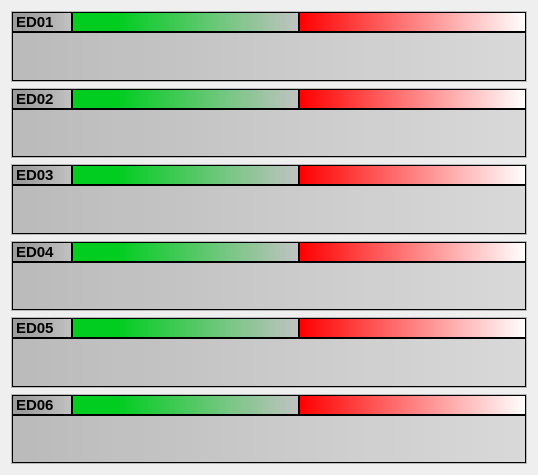
         <widget class="QWidget" name="scrollAreaWidgetContents">
          <property name="geometry">
           <rect>
            <x>0</x>
            <y>0</y>
            <width>538</width>
            <height>475</height>
           </rect>
          </property>
          <layout class="QGridLayout" name="gridLayout">
           <item row="0" column="0" colspan="2">
            <widget class="QFrame" name="ed01b">
             <property name="styleSheet">
              <string notr="true"/>
             </property>
             <property name="frameShape">
              <enum>QFrame::StyledPanel</enum>
             </property>
             <property name="frameShadow">
              <enum>QFrame::Raised</enum>
             </property>
             <layout class="QGridLayout" name="gridLayout_15">
              <property name="margin">
               <number>0</number>
              </property>
              <property name="spacing">
               <number>0</number>
              </property>
              <item row="0" column="0">
               <widget class="QLabel" name="label_34">
                <property name="minimumSize">
                 <size>
                  <width>60</width>
                  <height>20</height>
                 </size>
                </property>
                <property name="maximumSize">
                 <size>
                  <width>60</width>
                  <height>20</height>
                 </size>
                </property>
                <property name="styleSheet">
                 <string notr="true">background-color: qlineargradient(spread:pad, x1:0, y1:0, x2:1, y2:0, stop:0.2 rgba(157, 157, 157, 255), stop:1 rgba(188, 188, 188, 222)); color:black;</string>
                </property>
                <property name="frameShape">
                 <enum>QFrame::StyledPanel</enum>
                </property>
                <property name="frameShadow">
                 <enum>QFrame::Raised</enum>
                </property>
                <property name="text">
                 <string>&lt;!DOCTYPE HTML PUBLIC &quot;-//W3C//DTD HTML 4.0//EN&quot; &quot;http://www.w3.org/TR/REC-html40/strict.dtd&quot;&gt;
&lt;html&gt;&lt;head&gt;&lt;meta name=&quot;qrichtext&quot; content=&quot;1&quot; /&gt;&lt;style type=&quot;text/css&quot;&gt;
p, li { white-space: pre-wrap; }
&lt;/style&gt;&lt;/head&gt;&lt;body style=&quot; font-family:'Sans Serif'; font-size:9pt; font-weight:400; font-style:normal;&quot;&gt;
&lt;table border=&quot;0&quot; style=&quot;-qt-table-type: root; margin-top:4px; margin-bottom:4px; margin-left:4px; margin-right:4px;&quot;&gt;
&lt;tr&gt;
&lt;td style=&quot;border: none;&quot;&gt;
&lt;p style=&quot; margin-top:0px; margin-bottom:0px; margin-left:0px; margin-right:0px; -qt-block-indent:0; text-indent:0px;&quot;&gt;&lt;span style=&quot; font-size:11pt; font-weight:600;&quot;&gt;ED01&lt;/span&gt;&lt;/p&gt;&lt;/td&gt;&lt;/tr&gt;&lt;/table&gt;&lt;/body&gt;&lt;/html&gt;</string>
                </property>
               </widget>
              </item>
              <item row="0" column="1">
               <widget class="QLabel" name="ED_01">
                <property name="minimumSize">
                 <size>
                  <width>0</width>
                  <height>20</height>
                 </size>
                </property>
                <property name="maximumSize">
                 <size>
                  <width>16777215</width>
                  <height>20</height>
                 </size>
                </property>
                <property name="styleSheet">
                 <string notr="true">background-color: qlineargradient(spread:pad, x1:0, y1:0, x2:1, y2:0, stop:0.2 rgba(0, 205, 32, 255), stop:1 rgba(188, 188, 188, 222));font-weight: bold; color:black;</string>
                </property>
                <property name="frameShape">
                 <enum>QFrame::StyledPanel</enum>
                </property>
                <property name="frameShadow">
                 <enum>QFrame::Raised</enum>
                </property>
                <property name="text">
                 <string/>
                </property>
               </widget>
              </item>
              <item row="1" column="0" colspan="3">
               <widget class="QLabel" name="ed1tub">
                <property name="styleSheet">
                 <string notr="true">background-color: qlineargradient(spread:pad, x1:0, y1:0, x2:1, y2:0, stop:0 rgba(186, 186, 186, 255), stop:1 rgba(214, 214, 214, 222));color:black;</string>
                </property>
                <property name="frameShape">
                 <enum>QFrame::StyledPanel</enum>
                </property>
                <property name="frameShadow">
                 <enum>QFrame::Raised</enum>
                </property>
                <property name="text">
                 <string/>
                </property>
               </widget>
              </item>
              <item row="0" column="2">
               <widget class="QLabel" name="ED_01x">
                <property name="minimumSize">
                 <size>
                  <width>0</width>
                  <height>20</height>
                 </size>
                </property>
                <property name="maximumSize">
                 <size>
                  <width>16777215</width>
                  <height>20</height>
                 </size>
                </property>
                <property name="styleSheet">
                 <string notr="true">font-weight: bold; color:black;
background-color: qlineargradient(spread:pad, x1:0, y1:0, x2:1, y2:0, stop:0 rgba(255, 0, 0, 255), stop:1 rgba(255, 255, 255, 255));</string>
                </property>
                <property name="frameShape">
                 <enum>QFrame::StyledPanel</enum>
                </property>
                <property name="frameShadow">
                 <enum>QFrame::Raised</enum>
                </property>
                <property name="text">
                 <string/>
                </property>
               </widget>
              </item>
             </layout>
            </widget>
           </item>
           <item row="1" column="0" colspan="2">
            <widget class="QFrame" name="ed02b">
             <property name="frameShape">
              <enum>QFrame::StyledPanel</enum>
             </property>
             <property name="frameShadow">
              <enum>QFrame::Raised</enum>
             </property>
             <layout class="QGridLayout" name="gridLayout_38">
              <property name="margin">
               <number>0</number>
              </property>
              <property name="spacing">
               <number>0</number>
              </property>
              <item row="0" column="0">
               <widget class="QLabel" name="label_40">
                <property name="minimumSize">
                 <size>
                  <width>60</width>
                  <height>20</height>
                 </size>
                </property>
                <property name="maximumSize">
                 <size>
                  <width>60</width>
                  <height>20</height>
                 </size>
                </property>
                <property name="styleSheet">
                 <string notr="true">background-color: qlineargradient(spread:pad, x1:0, y1:0, x2:1, y2:0, stop:0.2 rgba(157, 157, 157, 255), stop:1 rgba(188, 188, 188, 222)); color:black;</string>
                </property>
                <property name="frameShape">
                 <enum>QFrame::StyledPanel</enum>
                </property>
                <property name="frameShadow">
                 <enum>QFrame::Raised</enum>
                </property>
                <property name="text">
                 <string>&lt;!DOCTYPE HTML PUBLIC &quot;-//W3C//DTD HTML 4.0//EN&quot; &quot;http://www.w3.org/TR/REC-html40/strict.dtd&quot;&gt;
&lt;html&gt;&lt;head&gt;&lt;meta name=&quot;qrichtext&quot; content=&quot;1&quot; /&gt;&lt;style type=&quot;text/css&quot;&gt;
p, li { white-space: pre-wrap; }
&lt;/style&gt;&lt;/head&gt;&lt;body style=&quot; font-family:'Sans Serif'; font-size:9pt; font-weight:400; font-style:normal;&quot;&gt;
&lt;table style=&quot;-qt-table-type: root; margin-top:4px; margin-bottom:4px; margin-left:4px; margin-right:4px;&quot;&gt;
&lt;tr&gt;
&lt;td style=&quot;border: none;&quot;&gt;
&lt;p style=&quot; margin-top:0px; margin-bottom:0px; margin-left:0px; margin-right:0px; -qt-block-indent:0; text-indent:0px;&quot;&gt;&lt;span style=&quot; font-size:11pt; font-weight:600;&quot;&gt;ED02&lt;/span&gt;&lt;/p&gt;&lt;/td&gt;&lt;/tr&gt;&lt;/table&gt;&lt;/body&gt;&lt;/html&gt;</string>
                </property>
               </widget>
              </item>
              <item row="0" column="1">
               <widget class="QLabel" name="ED_02">
                <property name="minimumSize">
                 <size>
                  <width>0</width>
                  <height>20</height>
                 </size>
                </property>
                <property name="maximumSize">
                 <size>
                  <width>16777215</width>
                  <height>20</height>
                 </size>
                </property>
                <property name="styleSheet">
                 <string notr="true">background-color: qlineargradient(spread:pad, x1:0, y1:0, x2:1, y2:0, stop:0.2 rgba(0, 205, 32, 255), stop:1 rgba(188, 188, 188, 222));font-weight: bold; color:black;</string>
                </property>
                <property name="frameShape">
                 <enum>QFrame::StyledPanel</enum>
                </property>
                <property name="frameShadow">
                 <enum>QFrame::Raised</enum>
                </property>
                <property name="text">
                 <string/>
                </property>
               </widget>
              </item>
              <item row="1" column="0" colspan="3">
               <widget class="QLabel" name="ed2tub">
                <property name="styleSheet">
                 <string notr="true">background-color: qlineargradient(spread:pad, x1:0, y1:0, x2:1, y2:0, stop:0 rgba(186, 186, 186, 255), stop:1 rgba(214, 214, 214, 222));color:black;</string>
                </property>
                <property name="frameShape">
                 <enum>QFrame::StyledPanel</enum>
                </property>
                <property name="frameShadow">
                 <enum>QFrame::Raised</enum>
                </property>
                <property name="text">
                 <string/>
                </property>
               </widget>
              </item>
              <item row="0" column="2">
               <widget class="QLabel" name="ED_02x">
                <property name="minimumSize">
                 <size>
                  <width>0</width>
                  <height>20</height>
                 </size>
                </property>
                <property name="maximumSize">
                 <size>
                  <width>16777215</width>
                  <height>20</height>
                 </size>
                </property>
                <property name="styleSheet">
                 <string notr="true">font-weight: bold; color:black;
background-color: qlineargradient(spread:pad, x1:0, y1:0, x2:1, y2:0, stop:0 rgba(255, 0, 0, 255), stop:1 rgba(255, 255, 255, 255));</string>
                </property>
                <property name="frameShape">
                 <enum>QFrame::StyledPanel</enum>
                </property>
                <property name="frameShadow">
                 <enum>QFrame::Raised</enum>
                </property>
                <property name="text">
                 <string/>
                </property>
               </widget>
              </item>
             </layout>
            </widget>
           </item>
           <item row="2" column="0" colspan="2">
            <widget class="QFrame" name="ed03b">
             <property name="frameShape">
              <enum>QFrame::StyledPanel</enum>
             </property>
             <property name="frameShadow">
              <enum>QFrame::Raised</enum>
             </property>
             <layout class="QGridLayout" name="gridLayout_39">
              <property name="margin">
               <number>0</number>
              </property>
              <property name="spacing">
               <number>0</number>
              </property>
              <item row="0" column="0">
               <widget class="QLabel" name="label_35">
                <property name="minimumSize">
                 <size>
                  <width>60</width>
                  <height>20</height>
                 </size>
                </property>
                <property name="maximumSize">
                 <size>
                  <width>60</width>
                  <height>20</height>
                 </size>
                </property>
                <property name="styleSheet">
                 <string notr="true">background-color: qlineargradient(spread:pad, x1:0, y1:0, x2:1, y2:0, stop:0.2 rgba(157, 157, 157, 255), stop:1 rgba(188, 188, 188, 222)); color:black;</string>
                </property>
                <property name="frameShape">
                 <enum>QFrame::StyledPanel</enum>
                </property>
                <property name="frameShadow">
                 <enum>QFrame::Raised</enum>
                </property>
                <property name="text">
                 <string>&lt;!DOCTYPE HTML PUBLIC &quot;-//W3C//DTD HTML 4.0//EN&quot; &quot;http://www.w3.org/TR/REC-html40/strict.dtd&quot;&gt;
&lt;html&gt;&lt;head&gt;&lt;meta name=&quot;qrichtext&quot; content=&quot;1&quot; /&gt;&lt;style type=&quot;text/css&quot;&gt;
p, li { white-space: pre-wrap; }
&lt;/style&gt;&lt;/head&gt;&lt;body style=&quot; font-family:'Sans Serif'; font-size:9pt; font-weight:400; font-style:normal;&quot;&gt;
&lt;table style=&quot;-qt-table-type: root; margin-top:4px; margin-bottom:4px; margin-left:4px; margin-right:4px;&quot;&gt;
&lt;tr&gt;
&lt;td style=&quot;border: none;&quot;&gt;
&lt;p style=&quot; margin-top:0px; margin-bottom:0px; margin-left:0px; margin-right:0px; -qt-block-indent:0; text-indent:0px;&quot;&gt;&lt;span style=&quot; font-size:11pt; font-weight:600;&quot;&gt;ED03&lt;/span&gt;&lt;/p&gt;&lt;/td&gt;&lt;/tr&gt;&lt;/table&gt;&lt;/body&gt;&lt;/html&gt;</string>
                </property>
               </widget>
              </item>
              <item row="0" column="1">
               <widget class="QLabel" name="ED_03">
                <property name="minimumSize">
                 <size>
                  <width>0</width>
                  <height>20</height>
                 </size>
                </property>
                <property name="maximumSize">
                 <size>
                  <width>16777215</width>
                  <height>20</height>
                 </size>
                </property>
                <property name="styleSheet">
                 <string notr="true">background-color: qlineargradient(spread:pad, x1:0, y1:0, x2:1, y2:0, stop:0.2 rgba(0, 205, 32, 255), stop:1 rgba(188, 188, 188, 222));font-weight: bold; color:black;</string>
                </property>
                <property name="frameShape">
                 <enum>QFrame::StyledPanel</enum>
                </property>
                <property name="frameShadow">
                 <enum>QFrame::Raised</enum>
                </property>
                <property name="text">
                 <string/>
                </property>
               </widget>
              </item>
              <item row="1" column="0" colspan="3">
               <widget class="QLabel" name="ed3tub">
                <property name="styleSheet">
                 <string notr="true">background-color: qlineargradient(spread:pad, x1:0, y1:0, x2:1, y2:0, stop:0 rgba(186, 186, 186, 255), stop:1 rgba(214, 214, 214, 222));color:black;</string>
                </property>
                <property name="frameShape">
                 <enum>QFrame::StyledPanel</enum>
                </property>
                <property name="frameShadow">
                 <enum>QFrame::Raised</enum>
                </property>
                <property name="text">
                 <string/>
                </property>
               </widget>
              </item>
              <item row="0" column="2">
               <widget class="QLabel" name="ED_03x">
                <property name="minimumSize">
                 <size>
                  <width>0</width>
                  <height>20</height>
                 </size>
                </property>
                <property name="maximumSize">
                 <size>
                  <width>16777215</width>
                  <height>20</height>
                 </size>
                </property>
                <property name="styleSheet">
                 <string notr="true">font-weight: bold; color:black;
background-color: qlineargradient(spread:pad, x1:0, y1:0, x2:1, y2:0, stop:0 rgba(255, 0, 0, 255), stop:1 rgba(255, 255, 255, 255));</string>
                </property>
                <property name="frameShape">
                 <enum>QFrame::StyledPanel</enum>
                </property>
                <property name="frameShadow">
                 <enum>QFrame::Raised</enum>
                </property>
                <property name="text">
                 <string/>
                </property>
               </widget>
              </item>
             </layout>
            </widget>
           </item>
           <item row="3" column="0" colspan="2">
            <widget class="QFrame" name="ed04b">
             <property name="frameShape">
              <enum>QFrame::StyledPanel</enum>
             </property>
             <property name="frameShadow">
              <enum>QFrame::Raised</enum>
             </property>
             <layout class="QGridLayout" name="gridLayout_40">
              <property name="margin">
               <number>0</number>
              </property>
              <property name="spacing">
               <number>0</number>
              </property>
              <item row="0" column="0">
               <widget class="QLabel" name="label_51">
                <property name="minimumSize">
                 <size>
                  <width>60</width>
                  <height>20</height>
                 </size>
                </property>
                <property name="maximumSize">
                 <size>
                  <width>60</width>
                  <height>20</height>
                 </size>
                </property>
                <property name="styleSheet">
                 <string notr="true">background-color: qlineargradient(spread:pad, x1:0, y1:0, x2:1, y2:0, stop:0.2 rgba(157, 157, 157, 255), stop:1 rgba(188, 188, 188, 222)); color:black;</string>
                </property>
                <property name="frameShape">
                 <enum>QFrame::StyledPanel</enum>
                </property>
                <property name="frameShadow">
                 <enum>QFrame::Raised</enum>
                </property>
                <property name="text">
                 <string>&lt;!DOCTYPE HTML PUBLIC &quot;-//W3C//DTD HTML 4.0//EN&quot; &quot;http://www.w3.org/TR/REC-html40/strict.dtd&quot;&gt;
&lt;html&gt;&lt;head&gt;&lt;meta name=&quot;qrichtext&quot; content=&quot;1&quot; /&gt;&lt;style type=&quot;text/css&quot;&gt;
p, li { white-space: pre-wrap; }
&lt;/style&gt;&lt;/head&gt;&lt;body style=&quot; font-family:'Sans Serif'; font-size:9pt; font-weight:400; font-style:normal;&quot;&gt;
&lt;table style=&quot;-qt-table-type: root; margin-top:4px; margin-bottom:4px; margin-left:4px; margin-right:4px;&quot;&gt;
&lt;tr&gt;
&lt;td style=&quot;border: none;&quot;&gt;
&lt;p style=&quot; margin-top:0px; margin-bottom:0px; margin-left:0px; margin-right:0px; -qt-block-indent:0; text-indent:0px;&quot;&gt;&lt;span style=&quot; font-size:11pt; font-weight:600;&quot;&gt;ED04&lt;/span&gt;&lt;/p&gt;&lt;/td&gt;&lt;/tr&gt;&lt;/table&gt;&lt;/body&gt;&lt;/html&gt;</string>
                </property>
               </widget>
              </item>
              <item row="0" column="1">
               <widget class="QLabel" name="ED_04">
                <property name="minimumSize">
                 <size>
                  <width>0</width>
                  <height>20</height>
                 </size>
                </property>
                <property name="maximumSize">
                 <size>
                  <width>16777215</width>
                  <height>20</height>
                 </size>
                </property>
                <property name="styleSheet">
                 <string notr="true">background-color: qlineargradient(spread:pad, x1:0, y1:0, x2:1, y2:0, stop:0.2 rgba(0, 205, 32, 255), stop:1 rgba(188, 188, 188, 222));font-weight: bold; color:black;</string>
                </property>
                <property name="frameShape">
                 <enum>QFrame::StyledPanel</enum>
                </property>
                <property name="frameShadow">
                 <enum>QFrame::Raised</enum>
                </property>
                <property name="text">
                 <string/>
                </property>
               </widget>
              </item>
              <item row="1" column="0" colspan="3">
               <widget class="QLabel" name="ed4tub">
                <property name="styleSheet">
                 <string notr="true">background-color: qlineargradient(spread:pad, x1:0, y1:0, x2:1, y2:0, stop:0 rgba(186, 186, 186, 255), stop:1 rgba(214, 214, 214, 222));color:black;</string>
                </property>
                <property name="frameShape">
                 <enum>QFrame::StyledPanel</enum>
                </property>
                <property name="frameShadow">
                 <enum>QFrame::Raised</enum>
                </property>
                <property name="text">
                 <string/>
                </property>
               </widget>
              </item>
              <item row="0" column="2">
               <widget class="QLabel" name="ED_04x">
                <property name="minimumSize">
                 <size>
                  <width>0</width>
                  <height>20</height>
                 </size>
                </property>
                <property name="maximumSize">
                 <size>
                  <width>16777215</width>
                  <height>20</height>
                 </size>
                </property>
                <property name="styleSheet">
                 <string notr="true">font-weight: bold; color:black;
background-color: qlineargradient(spread:pad, x1:0, y1:0, x2:1, y2:0, stop:0 rgba(255, 0, 0, 255), stop:1 rgba(255, 255, 255, 255));</string>
                </property>
                <property name="frameShape">
                 <enum>QFrame::StyledPanel</enum>
                </property>
                <property name="frameShadow">
                 <enum>QFrame::Raised</enum>
                </property>
                <property name="text">
                 <string/>
                </property>
               </widget>
              </item>
             </layout>
            </widget>
           </item>
           <item row="4" column="0" colspan="2">
            <widget class="QFrame" name="ed05b">
             <property name="frameShape">
              <enum>QFrame::StyledPanel</enum>
             </property>
             <property name="frameShadow">
              <enum>QFrame::Raised</enum>
             </property>
             <layout class="QGridLayout" name="gridLayout_41">
              <property name="margin">
               <number>0</number>
              </property>
              <property name="spacing">
               <number>0</number>
              </property>
              <item row="0" column="0">
               <widget class="QLabel" name="label_54">
                <property name="minimumSize">
                 <size>
                  <width>60</width>
                  <height>20</height>
                 </size>
                </property>
                <property name="maximumSize">
                 <size>
                  <width>60</width>
                  <height>20</height>
                 </size>
                </property>
                <property name="styleSheet">
                 <string notr="true">background-color: qlineargradient(spread:pad, x1:0, y1:0, x2:1, y2:0, stop:0.2 rgba(157, 157, 157, 255), stop:1 rgba(188, 188, 188, 222)); color:black;</string>
                </property>
                <property name="frameShape">
                 <enum>QFrame::StyledPanel</enum>
                </property>
                <property name="frameShadow">
                 <enum>QFrame::Raised</enum>
                </property>
                <property name="text">
                 <string>&lt;!DOCTYPE HTML PUBLIC &quot;-//W3C//DTD HTML 4.0//EN&quot; &quot;http://www.w3.org/TR/REC-html40/strict.dtd&quot;&gt;
&lt;html&gt;&lt;head&gt;&lt;meta name=&quot;qrichtext&quot; content=&quot;1&quot; /&gt;&lt;style type=&quot;text/css&quot;&gt;
p, li { white-space: pre-wrap; }
&lt;/style&gt;&lt;/head&gt;&lt;body style=&quot; font-family:'Sans Serif'; font-size:9pt; font-weight:400; font-style:normal;&quot;&gt;
&lt;table border=&quot;0&quot; style=&quot;-qt-table-type: root; margin-top:4px; margin-bottom:4px; margin-left:4px; margin-right:4px;&quot;&gt;
&lt;tr&gt;
&lt;td style=&quot;border: none;&quot;&gt;
&lt;p style=&quot; margin-top:0px; margin-bottom:0px; margin-left:0px; margin-right:0px; -qt-block-indent:0; text-indent:0px;&quot;&gt;&lt;span style=&quot; font-size:11pt; font-weight:600;&quot;&gt;ED05&lt;/span&gt;&lt;/p&gt;&lt;/td&gt;&lt;/tr&gt;&lt;/table&gt;&lt;/body&gt;&lt;/html&gt;</string>
                </property>
               </widget>
              </item>
              <item row="0" column="1">
               <widget class="QLabel" name="ED_05">
                <property name="minimumSize">
                 <size>
                  <width>0</width>
                  <height>20</height>
                 </size>
                </property>
                <property name="maximumSize">
                 <size>
                  <width>16777215</width>
                  <height>20</height>
                 </size>
                </property>
                <property name="styleSheet">
                 <string notr="true">background-color: qlineargradient(spread:pad, x1:0, y1:0, x2:1, y2:0, stop:0.2 rgba(0, 205, 32, 255), stop:1 rgba(188, 188, 188, 222));font-weight: bold; color:black;</string>
                </property>
                <property name="frameShape">
                 <enum>QFrame::StyledPanel</enum>
                </property>
                <property name="frameShadow">
                 <enum>QFrame::Raised</enum>
                </property>
                <property name="text">
                 <string/>
                </property>
               </widget>
              </item>
              <item row="1" column="0" colspan="3">
               <widget class="QLabel" name="ed5tub">
                <property name="styleSheet">
                 <string notr="true">background-color: qlineargradient(spread:pad, x1:0, y1:0, x2:1, y2:0, stop:0 rgba(186, 186, 186, 255), stop:1 rgba(214, 214, 214, 222));color:black;</string>
                </property>
                <property name="frameShape">
                 <enum>QFrame::StyledPanel</enum>
                </property>
                <property name="frameShadow">
                 <enum>QFrame::Raised</enum>
                </property>
                <property name="text">
                 <string/>
                </property>
               </widget>
              </item>
              <item row="0" column="2">
               <widget class="QLabel" name="ED_05x">
                <property name="minimumSize">
                 <size>
                  <width>0</width>
                  <height>20</height>
                 </size>
                </property>
                <property name="maximumSize">
                 <size>
                  <width>16777215</width>
                  <height>20</height>
                 </size>
                </property>
                <property name="styleSheet">
                 <string notr="true">font-weight: bold; color:black;
background-color: qlineargradient(spread:pad, x1:0, y1:0, x2:1, y2:0, stop:0 rgba(255, 0, 0, 255), stop:1 rgba(255, 255, 255, 255));</string>
                </property>
                <property name="frameShape">
                 <enum>QFrame::StyledPanel</enum>
                </property>
                <property name="frameShadow">
                 <enum>QFrame::Raised</enum>
                </property>
                <property name="text">
                 <string/>
                </property>
               </widget>
              </item>
             </layout>
            </widget>
           </item>
           <item row="5" column="0" colspan="2">
            <widget class="QFrame" name="ed06b">
             <property name="frameShape">
              <enum>QFrame::StyledPanel</enum>
             </property>
             <property name="frameShadow">
              <enum>QFrame::Raised</enum>
             </property>
             <layout class="QGridLayout" name="gridLayout_42">
              <property name="margin">
               <number>0</number>
              </property>
              <property name="spacing">
               <number>0</number>
              </property>
              <item row="0" column="0">
               <widget class="QLabel" name="label_50">
                <property name="minimumSize">
                 <size>
                  <width>60</width>
                  <height>20</height>
                 </size>
                </property>
                <property name="maximumSize">
                 <size>
                  <width>60</width>
                  <height>20</height>
                 </size>
                </property>
                <property name="styleSheet">
                 <string notr="true">background-color: qlineargradient(spread:pad, x1:0, y1:0, x2:1, y2:0, stop:0.2 rgba(157, 157, 157, 255), stop:1 rgba(188, 188, 188, 222)); color:black;</string>
                </property>
                <property name="frameShape">
                 <enum>QFrame::StyledPanel</enum>
                </property>
                <property name="frameShadow">
                 <enum>QFrame::Raised</enum>
                </property>
                <property name="text">
                 <string>&lt;!DOCTYPE HTML PUBLIC &quot;-//W3C//DTD HTML 4.0//EN&quot; &quot;http://www.w3.org/TR/REC-html40/strict.dtd&quot;&gt;
&lt;html&gt;&lt;head&gt;&lt;meta name=&quot;qrichtext&quot; content=&quot;1&quot; /&gt;&lt;style type=&quot;text/css&quot;&gt;
p, li { white-space: pre-wrap; }
&lt;/style&gt;&lt;/head&gt;&lt;body style=&quot; font-family:'Sans Serif'; font-size:9pt; font-weight:400; font-style:normal;&quot;&gt;
&lt;table style=&quot;-qt-table-type: root; margin-top:4px; margin-bottom:4px; margin-left:4px; margin-right:4px;&quot;&gt;
&lt;tr&gt;
&lt;td style=&quot;border: none;&quot;&gt;
&lt;p style=&quot; margin-top:0px; margin-bottom:0px; margin-left:0px; margin-right:0px; -qt-block-indent:0; text-indent:0px;&quot;&gt;&lt;span style=&quot; font-size:11pt; font-weight:600;&quot;&gt;ED06&lt;/span&gt;&lt;/p&gt;&lt;/td&gt;&lt;/tr&gt;&lt;/table&gt;&lt;/body&gt;&lt;/html&gt;</string>
                </property>
               </widget>
              </item>
              <item row="0" column="1">
               <widget class="QLabel" name="ED_06">
                <property name="minimumSize">
                 <size>
                  <width>0</width>
                  <height>20</height>
                 </size>
                </property>
                <property name="maximumSize">
                 <size>
                  <width>16777215</width>
                  <height>20</height>
                 </size>
                </property>
                <property name="styleSheet">
                 <string notr="true">background-color: qlineargradient(spread:pad, x1:0, y1:0, x2:1, y2:0, stop:0.2 rgba(0, 205, 32, 255), stop:1 rgba(188, 188, 188, 222));font-weight: bold; color:black;</string>
                </property>
                <property name="frameShape">
                 <enum>QFrame::StyledPanel</enum>
                </property>
                <property name="frameShadow">
                 <enum>QFrame::Raised</enum>
                </property>
                <property name="text">
                 <string/>
                </property>
               </widget>
              </item>
              <item row="1" column="0" colspan="3">
               <widget class="QLabel" name="ed6tub">
                <property name="styleSheet">
                 <string notr="true">background-color: qlineargradient(spread:pad, x1:0, y1:0, x2:1, y2:0, stop:0 rgba(186, 186, 186, 255), stop:1 rgba(214, 214, 214, 222));color:black;</string>
                </property>
                <property name="frameShape">
                 <enum>QFrame::StyledPanel</enum>
                </property>
                <property name="frameShadow">
                 <enum>QFrame::Raised</enum>
                </property>
                <property name="text">
                 <string/>
                </property>
               </widget>
              </item>
              <item row="0" column="2">
               <widget class="QLabel" name="ED_06x">
                <property name="minimumSize">
                 <size>
                  <width>0</width>
                  <height>20</height>
                 </size>
                </property>
                <property name="maximumSize">
                 <size>
                  <width>16777215</width>
                  <height>20</height>
                 </size>
                </property>
                <property name="styleSheet">
                 <string notr="true">font-weight: bold; color:black;
background-color: qlineargradient(spread:pad, x1:0, y1:0, x2:1, y2:0, stop:0 rgba(255, 0, 0, 255), stop:1 rgba(255, 255, 255, 255));</string>
                </property>
                <property name="frameShape">
                 <enum>QFrame::StyledPanel</enum>
                </property>
                <property name="frameShadow">
                 <enum>QFrame::Raised</enum>
                </property>
                <property name="text">
                 <string/>
                </property>
               </widget>
              </item>
             </layout>
            </widget>
           </item>
          </layout>
         </widget>
